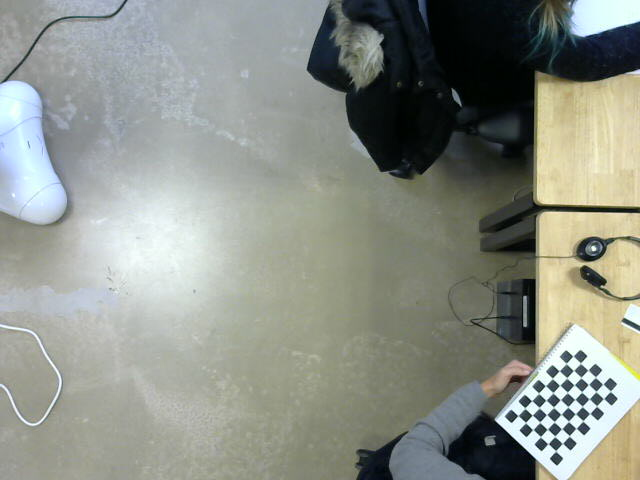
#> input picture calib2e/my_photo-1.jpg, 640 x 480 px
$ python calibrate.py my_photo-1.jpg   (Python 2 division)
#> lines starting #> are read from the running program, lines starting #| are printed output that depends on the picture; long printed decimals are rounded
#!/usr/bin/env python

import numpy as np
import cv2

# local modules
from common import splitfn

# built-in modules
import os


USAGE = '''
USAGE: calib.py [--save <filename>] [--debug <output path>] [--square_size] [<image mask>]
'''


if __name__ == '__main__':
    import sys
    import getopt
    from glob import glob

    args, img_mask = getopt.getopt(sys.argv[1:], '', ['save=', 'debug=', 'square_size='])
    args = dict(args)
    try:
        img_mask = img_mask[0]
    except:
        img_mask = '../cpp/left*.jpg'

    img_names = glob(img_mask)
    debug_dir = args.get('--debug')
    square_size = float(args.get('--square_size', 1.0))

    pattern_size = (9, 6)
    pattern_points = np.zeros( (np.prod(pattern_size), 3), np.float32 )
    pattern_points[:,:2] = np.indices(pattern_size).T.reshape(-1, 2)
    pattern_points *= square_size

    obj_points = []
    img_points = []
    h, w = 0, 0
    for fn in img_names:
        print 'processing %s...' % fn,
        img = cv2.imread(fn, 0)
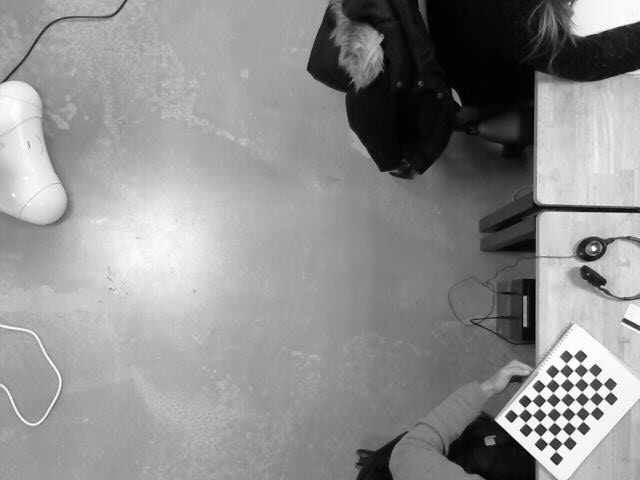
#> img: shape (480, 640); min 0, max 255, mean 142.7
        if img is None:
          print "Failed to load", fn
          continue

        h, w = img.shape[:2]
#> h = 480; w = 640
        found, corners = cv2.findChessboardCorners(img, pattern_size)
#> found = True; corners = 54 rows, first 8: [517.8, 415.5], [524.8, 408.1], [531.5, 400.7], [538.6, 393.1], [545.4, 385.6], [552.4, 378.4], [559.2, 370.7], [566.1, 363.4]
        if found:
            term = ( cv2.TERM_CRITERIA_EPS + cv2.TERM_CRITERIA_COUNT, 30, 0.1 )
            cv2.cornerSubPix(img, corners, (5, 5), (-1, -1), term)
        if debug_dir:
            vis = cv2.cvtColor(img, cv2.COLOR_GRAY2BGR)
            cv2.drawChessboardCorners(vis, pattern_size, corners, found)
            path, name, ext = splitfn(fn)
            cv2.imwrite('%s/%s_chess.bmp' % (debug_dir, name), vis)
        if not found:
            print 'chessboard not found'
            continue
        img_points.append(corners.reshape(-1, 2))
        obj_points.append(pattern_points)

        print 'ok'

    rms, camera_matrix, dist_coefs, rvecs, tvecs = cv2.calibrateCamera(obj_points, img_points, (w, h), None, None)
#> rms = 0.0878; camera_matrix = [[2171.8, 0, 317.4], [0, 2114.6, 240.1], [0, 0, 1]]; dist_coefs = [[0.306, 15.69, 0.00453, 0.0131, -114.8]]; rvecs = ([0.0865, -0.204, -0.809],); tvecs = ([19.19, 17.27, 210.5],)
    print "RMS:", rms
#| RMS: 0.08778
    print "camera matrix:\n", camera_matrix
#| camera matrix:
#|  [[2.17181837e+03 0.00000000e+00 3.17394473e+02]
#|  [0.00000000e+00 2.11457441e+03 2.40076316e+02]
#|  [0.00000000e+00 0.00000000e+00 1.00000000e+00]]
    print "distortion coefficients: ", dist_coefs.ravel()
#| distortion coefficients:  [ 3.06020802e-01  1.56887387e+01  4.52597183e-03  1.30555478e-02
#|  -1.14786502e+02]
    print " \n====> Data saved in 'resultat.txt'<==== \n"
    mon_fichier = open("resultat.txt", "w")
    mon_fichier.write(str(rms))
    mon_fichier.write("\n")
    mon_fichier.write(str(camera_matrix))
    mon_fichier.write("\n")
    mon_fichier.write(str(dist_coefs))
    mon_fichier.write("\n")
    mon_fichier.write(str(rvecs))
    mon_fichier.write("\n")
    mon_fichier.write(str(tvecs))
    mon_fichier.close()

    cv2.destroyAllWindows()

$ run again, on calib2e/my_photo-11.jpg
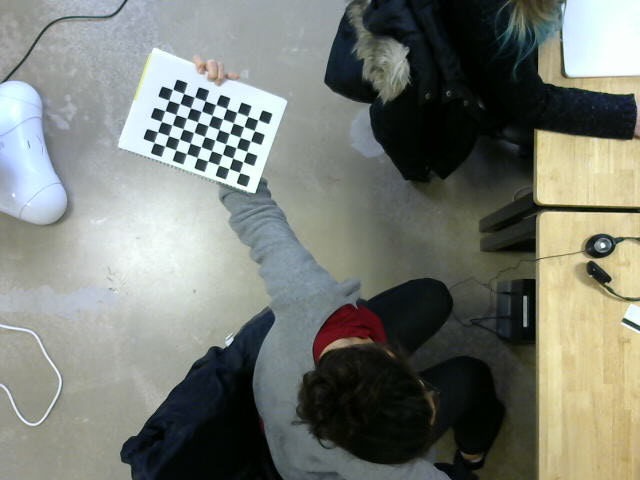
#> input picture calib2e/my_photo-11.jpg, 640 x 480 px
#> `img = cv2.imread(fn, 0)`:
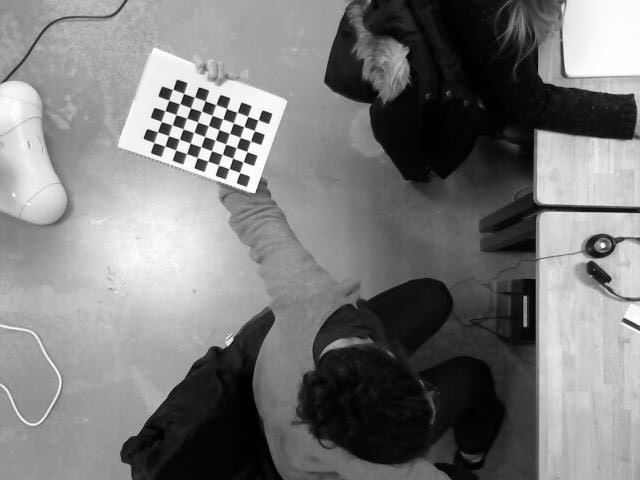
#> img: shape (480, 640); min 0, max 255, mean 122.4
#> found = True; corners = 54 rows, first 8: [239.6, 172.7], [229.1, 168.5], [218.7, 165.2], [207.8, 161.1], [197.3, 157.7], [186.6, 153.6], [175.8, 150.1], [165.1, 146.1]
#> rms = 0.168; camera_matrix = [[1133.8, 0, 317.3], [0, 1205.7, 242], [0, 0, 1]]; dist_coefs = [[1.34, -25.21, 0.117, -0.0256, 221]]; rvecs = ([0.107, 0.398, -2.76],); tvecs = ([-7.1, -6.1, 103.8],)
#| RMS: 0.1681
#| camera matrix:
#|  [[1.13383813e+03 0.00000000e+00 3.17295527e+02]
#|  [0.00000000e+00 1.20565433e+03 2.41968957e+02]
#|  [0.00000000e+00 0.00000000e+00 1.00000000e+00]]
#| distortion coefficients:  [ 1.33914389e+00 -2.52146854e+01  1.16877261e-01 -2.55510939e-02
#|   2.20953217e+02]
